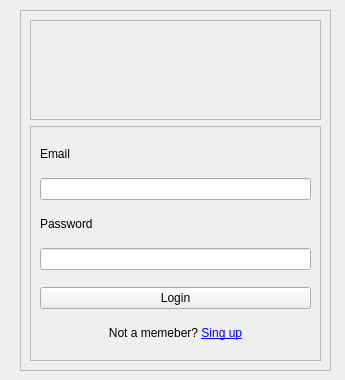
<?xml version="1.0" encoding="UTF-8"?>
<ui version="4.0">
 <class>Form</class>
 <widget class="QWidget" name="Form">
  <property name="geometry">
   <rect>
    <x>0</x>
    <y>0</y>
    <width>345</width>
    <height>380</height>
   </rect>
  </property>
  <property name="minimumSize">
   <size>
    <width>345</width>
    <height>380</height>
   </size>
  </property>
  <property name="maximumSize">
   <size>
    <width>345</width>
    <height>380</height>
   </size>
  </property>
  <property name="windowTitle">
   <string>Form</string>
  </property>
  <widget class="QFrame" name="frame_2">
   <property name="geometry">
    <rect>
     <x>20</x>
     <y>10</y>
     <width>311</width>
     <height>361</height>
    </rect>
   </property>
   <property name="frameShape">
    <enum>QFrame::Shape::StyledPanel</enum>
   </property>
   <property name="frameShadow">
    <enum>QFrame::Shadow::Raised</enum>
   </property>
   <layout class="QGridLayout" name="gridLayout_2">
    <item row="0" column="0">
     <widget class="QFrame" name="frame_3">
      <property name="maximumSize">
       <size>
        <width>16777215</width>
        <height>100</height>
       </size>
      </property>
      <property name="frameShape">
       <enum>QFrame::Shape::StyledPanel</enum>
      </property>
      <property name="frameShadow">
       <enum>QFrame::Shadow::Raised</enum>
      </property>
      <layout class="QHBoxLayout" name="horizontalLayout">
       <item>
        <spacer name="horizontalSpacer">
         <property name="orientation">
          <enum>Qt::Orientation::Horizontal</enum>
         </property>
         <property name="sizeHint" stdset="0">
          <size>
           <width>89</width>
           <height>20</height>
          </size>
         </property>
        </spacer>
       </item>
       <item>
        <widget class="QLabel" name="label">
         <property name="maximumSize">
          <size>
           <width>75</width>
           <height>75</height>
          </size>
         </property>
         <property name="text">
          <string/>
         </property>
         <property name="pixmap">
          <pixmap>img/logoLogin.png</pixmap>
         </property>
         <property name="scaledContents">
          <bool>true</bool>
         </property>
        </widget>
       </item>
       <item>
        <spacer name="horizontalSpacer_2">
         <property name="orientation">
          <enum>Qt::Orientation::Horizontal</enum>
         </property>
         <property name="sizeHint" stdset="0">
          <size>
           <width>89</width>
           <height>20</height>
          </size>
         </property>
        </spacer>
       </item>
      </layout>
     </widget>
    </item>
    <item row="1" column="0">
     <widget class="QFrame" name="frame">
      <property name="frameShape">
       <enum>QFrame::Shape::StyledPanel</enum>
      </property>
      <property name="frameShadow">
       <enum>QFrame::Shadow::Raised</enum>
      </property>
      <layout class="QGridLayout" name="gridLayout">
       <item row="3" column="0">
        <widget class="QLineEdit" name="lineEdit_password">
         <property name="echoMode">
          <enum>QLineEdit::EchoMode::Password</enum>
         </property>
         <property name="placeholderText">
          <string/>
         </property>
        </widget>
       </item>
       <item row="5" column="0">
        <widget class="QLabel" name="label_singup">
         <property name="sizePolicy">
          <sizepolicy hsizetype="Preferred" vsizetype="Fixed">
           <horstretch>0</horstretch>
           <verstretch>0</verstretch>
          </sizepolicy>
         </property>
         <property name="text">
          <string>Not a memeber? &lt;a href=&quot;#&quot;&gt; Sing up&lt;/a&gt;</string>
         </property>
         <property name="alignment">
          <set>Qt::AlignmentFlag::AlignCenter</set>
         </property>
        </widget>
       </item>
       <item row="1" column="0">
        <widget class="QLineEdit" name="lineEdit_username">
         <property name="placeholderText">
          <string/>
         </property>
        </widget>
       </item>
       <item row="2" column="0">
        <widget class="QLabel" name="label_password">
         <property name="sizePolicy">
          <sizepolicy hsizetype="Preferred" vsizetype="Fixed">
           <horstretch>0</horstretch>
           <verstretch>0</verstretch>
          </sizepolicy>
         </property>
         <property name="text">
          <string>Password</string>
         </property>
        </widget>
       </item>
       <item row="0" column="0">
        <widget class="QLabel" name="label_username">
         <property name="sizePolicy">
          <sizepolicy hsizetype="Preferred" vsizetype="Fixed">
           <horstretch>0</horstretch>
           <verstretch>0</verstretch>
          </sizepolicy>
         </property>
         <property name="text">
          <string>Email</string>
         </property>
        </widget>
       </item>
       <item row="4" column="0">
        <widget class="QPushButton" name="btn_login">
         <property name="text">
          <string>Login</string>
         </property>
        </widget>
       </item>
      </layout>
     </widget>
    </item>
   </layout>
  </widget>
 </widget>
 <resources/>
 <connections/>
</ui>
